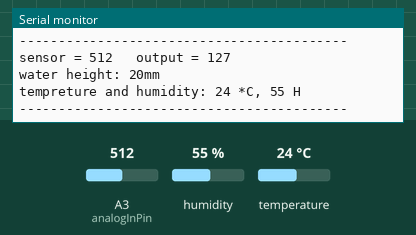
Bench run of a sketch on a simulated Arduino Uno, built with avr-gcc and run on an emulated ATmega328P. Parts: the last lines printed to the serial monitor. The inputs (shaded band) are chosen by the test bench; at power-on: humidity 55 %, A3 (analogInPin) = 512, temperature 24 °C.

Above: at 2.9 s.
3.0 s: humidity set to 22 %
At 5.6 s:
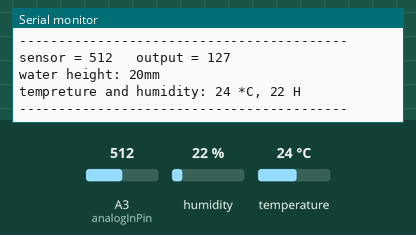
5.9 s: A3 (analogInPin) set to 716
At 7.5 s:
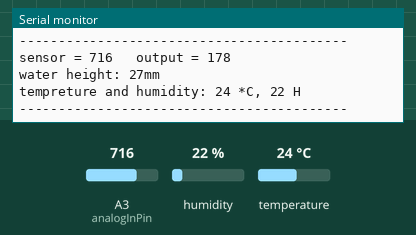
8.8 s: A3 (analogInPin) set to 306
At 12.1 s:
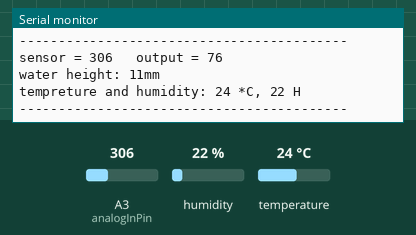
15.0 s: temperature set to 12 °C
At 17.7 s:
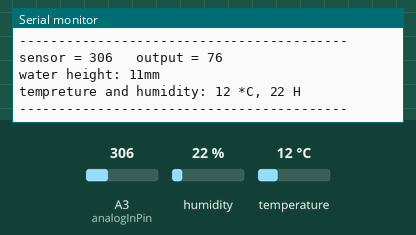
17.9 s: humidity set to 40 %
At 20.2 s:
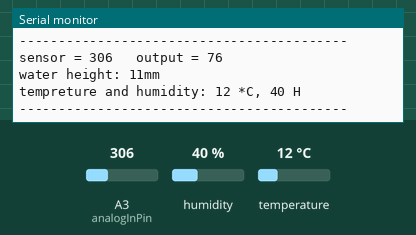
Timing chart, 0 to 21.7 s (numbered marks = the images above; inputs shaded):
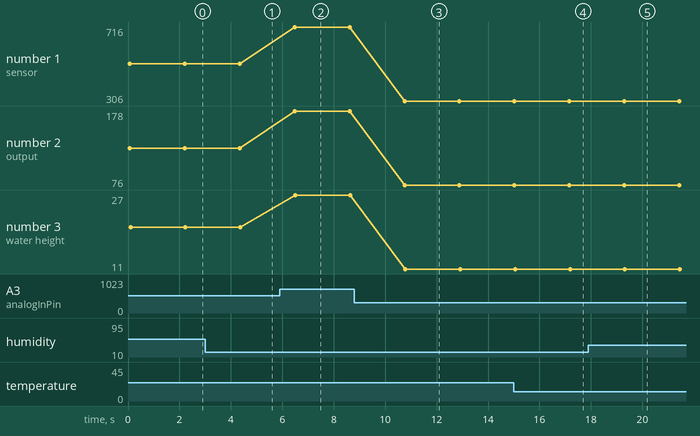

Measured:
- after the input at 3.0 s, the serial monitor: prints a new line after 1.4 s (image 1)
- after the input at 5.9 s, the serial monitor: prints a new line after 0.58 s (image 2)
- after the input at 8.8 s, the serial monitor: prints a new line after 2.0 s (image 3)
- after the input at 15.0 s, the serial monitor: prints a new line after 2.2 s (image 4)
- after the input at 17.9 s, the serial monitor: prints a new line after 1.4 s (image 5)
- plotted number 1: 512 → 716 after the input at 5.9 s, 716 → 306 after the input at 8.8 s
- plotted number 2: 127 → 178 after the input at 5.9 s, 178 → 76 after the input at 8.8 s
- plotted number 3: 20 → 27 after the input at 5.9 s, 27 → 11 after the input at 8.8 s

The sketch:

sensors.ino
```cpp
#include <SimpleDHT.h>
#include <stdlib.h>

// These constants are used to give names to the pins used:
const int analogInPin = A3 ;  // Analog input pin that the potentiometer is attached to

int sensorValue = 0 ;        // value read from the pot
int outputValue = 0 ;        // value output to the PWM (analog out)
int waterheight = 0 ;

int pinDHT11 = 2 ;            // DHT 11 digital input pin
SimpleDHT11 dht11 ;           // dht object declaration

void setup()
{
  Serial.begin(9600) ;
}

void loop()
{
  // read the analog in value:
  byte temperature = 0 ;
  byte humidity = 0 ;
  int err = SimpleDHTErrSuccess ;

  sensorValue = analogRead(analogInPin) ;
  // map it to the range of the analog out:
  outputValue = map(sensorValue, 0, 1023, 0, 255) ;
  // map it to the sensors height
  waterheight = map (sensorValue, 0, 1023, 0 , 40) ;

  if ((err = dht11.read(pinDHT11, &temperature, &humidity, NULL)) != SimpleDHTErrSuccess)
  {
    Serial.print("Read DHT11 failed, err=") ;
    Serial.println(err) ;
    delay(1000) ;
    return EXIT_FAILURE ;
  }
  Serial.println("------------------------------------------") ;
  Serial.print("sensor = ") ;
  Serial.print(sensorValue) ;
  Serial.print("\t output = ") ;
  Serial.println(outputValue) ;
  putchar ('\t') ;
  Serial.print ("water height: ") ;
  Serial.print (waterheight) ;
  Serial.println ("mm") ;
  Serial.print ("tempreture and humidity: ") ;
  Serial.print((int)temperature) ;                // cast the temp to int
  Serial.print(" *C, ") ;
  Serial.print((int)humidity) ;                   // cast the humidity to int
  Serial.println(" H") ;
  Serial.println("------------------------------------------") ;
  putchar('\n') ;
  delay(2000) ;
}
```
